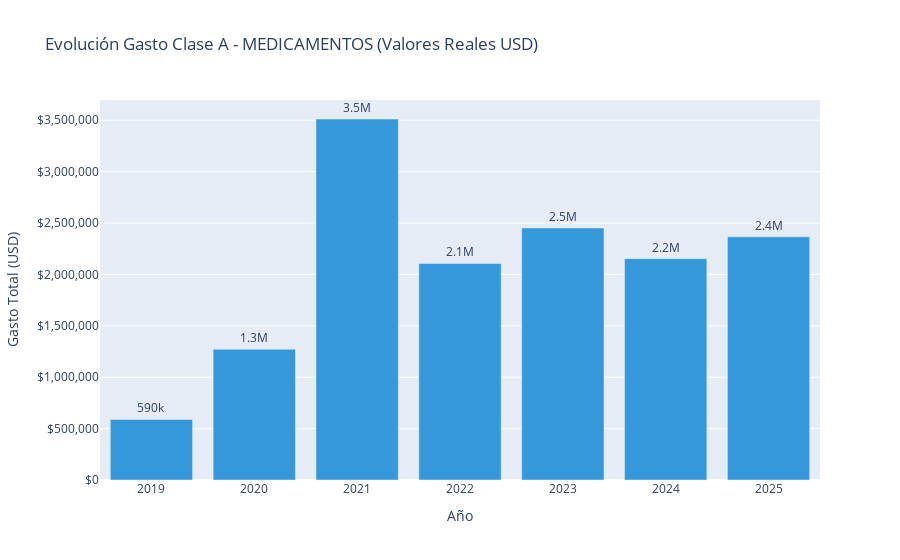
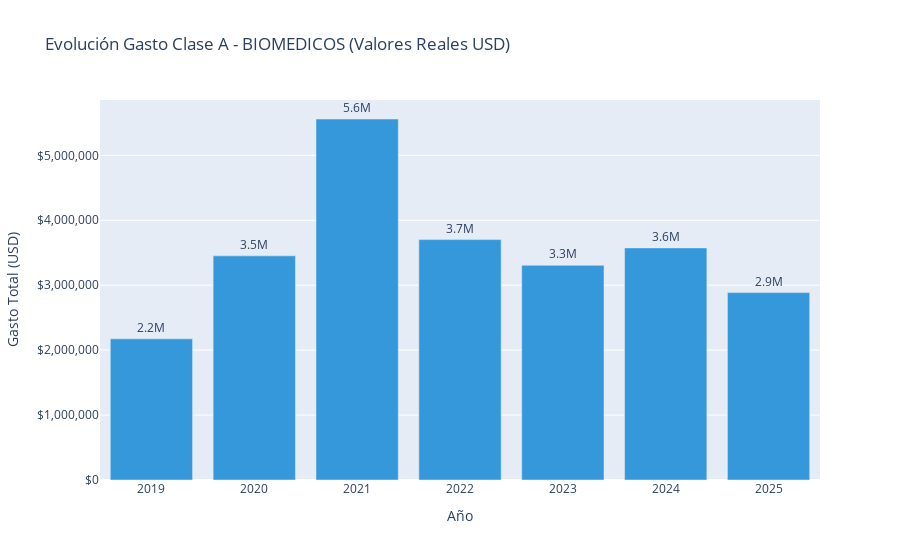
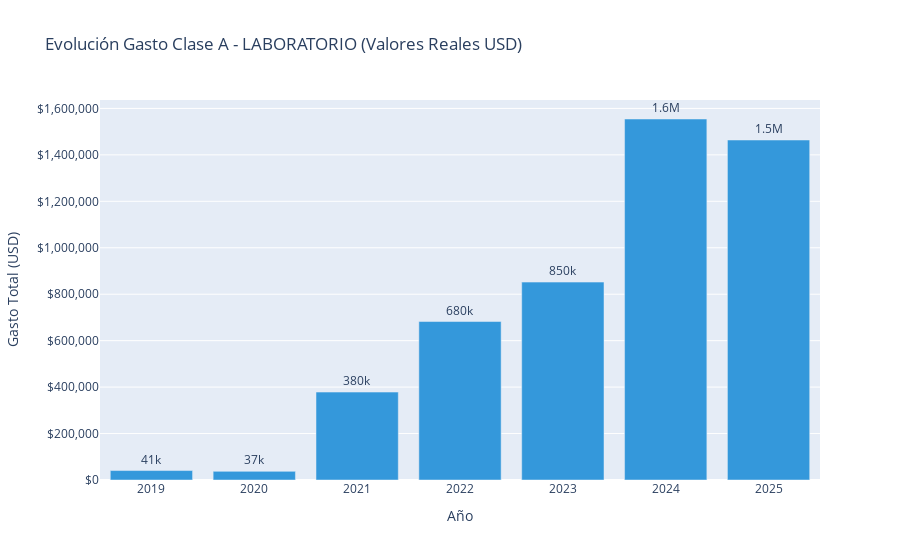
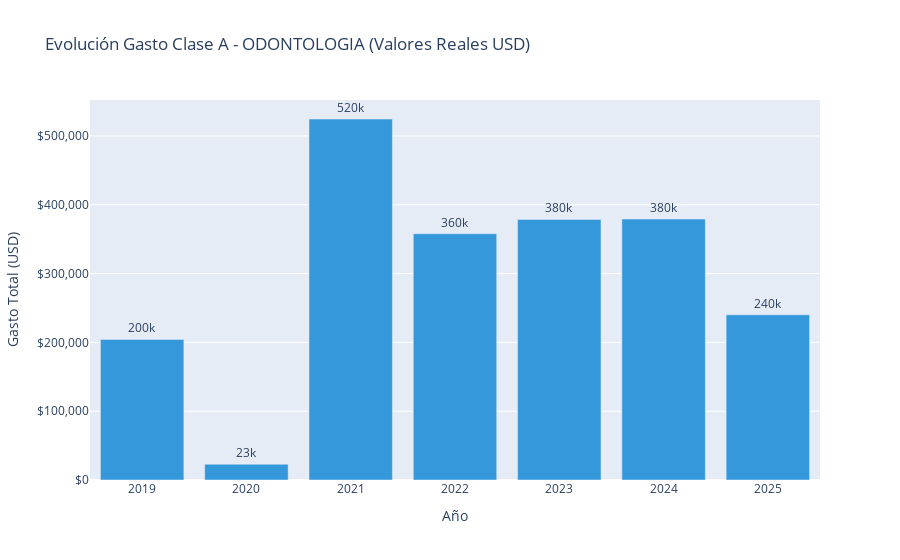

Here is the notebook cell these charts were saved with, in order:
### Markdown cell above
## Criterio de Analisis de Pareto

El Análisis ABC (Pareto) es fundamental para la gestión hospitalaria. Nos permitirá separar lo "trivial" de lo "vital".
* 
Clase A (Vital): Representan el 80% del gasto. Suelen ser pocos ítems (ej: oncológicos, prótesis, antibióticos caros). Requieren control de stock diario y predicción con IA.
* 
Clase B (Importante): Representan el siguiente 15%. Gestión mensual
* .
Clase C (Trivial): Representan el último 5% del dinero, pero suelen ser la mayoría de los ítems (ej: gasas, jeringas baratas). Se pueden pedir en lote y stockear sin riesgo financiero.

### Code cell
import pandas as pd
import numpy as np
import plotly.express as px  # <--- NUEVA LIBRERÍA
from sqlalchemy import create_engine, text

# Configuración visual de Pandas
pd.options.display.float_format = '{:,.2f}'.format

# =============================================================================
# 1. CARGA, DOLARIZACIÓN Y CLASIFICACIÓN
# =============================================================================
print("🚀 Iniciando Análisis ABC + Reporte Evolutivo (Interactivo)...")

# Conexión
DB_USER = 'analista_medhos'
DB_PASS = 'Medhos2025!'
DB_HOST = 'postgres'
DB_NAME = 'medhos_dw'
engine = create_engine(f'postgresql+psycopg2://{DB_USER}:{DB_PASS}@{DB_HOST}:5432/{DB_NAME}')

# Carga
df = pd.read_sql("SELECT * FROM raw_movimientos_siga WHERE tipo_archivo_detectado = 'SALIDA'", engine)
df_dolar = pd.read_sql("SELECT fecha, tipo_cambio_oficial_venta FROM dim_cotizaciones", engine)

# Procesamiento Fechas y Dólar
df['fecha_movimiento'] = pd.to_datetime(df['fecha_movimiento'])
df_dolar['fecha'] = pd.to_datetime(df_dolar['fecha'])
df = df.sort_values('fecha_movimiento')
df_dolar = df_dolar.sort_values('fecha')

df = pd.merge_asof(df, df_dolar, left_on='fecha_movimiento', right_on='fecha', direction='backward')
df['cotizacion_usd'] = df['tipo_cambio_oficial_venta'].ffill().bfill()
df['precio_total_usd'] = df['precio_total'] / df['cotizacion_usd']
df['anio'] = df['fecha_movimiento'].dt.year

# --- SEPARACIÓN DE LABORATORIO (HEURÍSTICA) ---
keywords_laboratorio = [
    'REACTIVO', 'TUBO P/', 'HEMOGRAMA', 'CREATININA', 'GLUCOSA', 
    'VITAMINA', 'CALIBRADOR', 'CONTROL DE CALIDAD', 'SEROLOGIA',
    'ELISA', 'PCR ', 'AGAR ', 'MEDIO DE CULTIVO', 'HEMOSTASIA',
    'BILIRRUBINA', 'UREA', 'COLESTEROL', 'HIV', 'HEPATITIS', 
    'ORINA', 'CITOLOGIA', 'HISTOLOGIA', 'BIOPSIA', 'ANTIGENO'
]

def clasificar_rubro(row):
    cod_dep = str(row['deposito_origen_cod'])
    desc = str(row['descripcion_insumo']).upper()
    if cod_dep == '2311': return 'MEDICAMENTOS'
    if cod_dep == '2015': return 'ODONTOLOGIA'
    if cod_dep == '2678' or cod_dep == '2878':
        if any(k in desc for k in keywords_laboratorio): return 'LABORATORIO'
        else: return 'BIOMEDICOS'
    return 'OTROS'

df['rubro'] = df.apply(clasificar_rubro, axis=1)

print("✅ Datos listos y clasificados por Rubro.")

# =============================================================================
# 2. CÁLCULO ABC (HISTÓRICO)
# =============================================================================
rubros = ['MEDICAMENTOS', 'BIOMEDICOS', 'LABORATORIO', 'ODONTOLOGIA']
resultados_abc = []

for rubro in rubros:
    subset = df[df['rubro'] == rubro]
    if len(subset) == 0: continue
    
    # Agrupamos por insumo (Todo el periodo)
    abc = subset.groupby(['cod_insumo', 'descripcion_insumo'])['precio_total_usd'].sum().reset_index()
    abc = abc.sort_values('precio_total_usd', ascending=False)
    
    total = abc['precio_total_usd'].sum()
    abc['acumulado'] = (abc['precio_total_usd'] / total).cumsum()
    
    # Asignar Clase
    abc['clase'] = abc['acumulado'].apply(lambda x: 'A' if x <= 0.80 else ('B' if x <= 0.95 else 'C'))
    abc['rubro'] = rubro
    resultados_abc.append(abc)

df_abc_final = pd.concat(resultados_abc)

# Guardar en BD
df_abc_final.to_sql('analytics_abc_pareto', engine, if_exists='replace', index=False)
print("💾 Tabla 'analytics_abc_pareto' actualizada en BD.")

# =============================================================================
# 3. REPORTE EVOLUTIVO POR RUBRO (CON PLOTLY)
# =============================================================================
# Unimos la info ABC con los datos originales
df_completo = df.merge(df_abc_final[['cod_insumo', 'clase']], on='cod_insumo', how='left')

for rubro in rubros:
    print(f"\n\n🔵 ==========================================================")
    print(f"🔬 RUBRO: {rubro}")
    print(f"🔵 ==========================================================")
    
    # Filtramos solo items CLASE A (Los críticos)
    data_rubro = df_completo[
        (df_completo['rubro'] == rubro) & 
        (df_completo['clase'] == 'A')
    ]
    
    if len(data_rubro) == 0:
        print("No hay datos.")
        continue

    # --- TABLA PIVOT (Igual que antes, para ver el detalle) ---
    pivot = data_rubro.pivot_table(
        index=['descripcion_insumo'], 
        columns='anio', 
        values='precio_total_usd', 
        aggfunc='sum', 
        fill_value=0
    )
    pivot['TOTAL_HISTORICO'] = pivot.sum(axis=1)
    pivot = pivot.sort_values('TOTAL_HISTORICO', ascending=False)
    
    pivot.columns = [f"{c} (USD)" if c != 'TOTAL_HISTORICO' else c for c in pivot.columns]
    print(f"Top 10 Insumos Críticos (Clase A) - Evolución Anual:")
    display(pivot.head(10).style.format("${:,.0f}"))
    
    # --- GRÁFICO INTERACTIVO CON PLOTLY ---
    # Preparamos los datos para el gráfico
    gasto_anual = data_rubro.groupby('anio')['precio_total_usd'].sum().reset_index()
    
    fig = px.bar(
        gasto_anual, 
        x='anio', 
        y='precio_total_usd',
        title=f'Evolución Gasto Clase A - {rubro} (Valores Reales USD)',
        labels={'precio_total_usd': 'Gasto Total (USD)', 'anio': 'Año'},
        text_auto='.2s', # Formato compacto (M = Millones, k = Miles)
        color_discrete_sequence=['#3498db'] # Un color azul profesional
    )
    
    # Mejoras visuales del gráfico
    fig.update_traces(textfont_size=12, textangle=0, textposition="outside", cliponaxis=False)
    fig.update_layout(
        xaxis=dict(type='category'), # Para mostrar años como categorías (2019, 2020...)
        yaxis=dict(tickformat="$,.0f"), # Formato de eje Y en dólares
        height=400
    )
    
    fig.show()

### Figure 1 — Plotly figure (JSON) as saved in the notebook; plotly's stock layout.template omitted (floating-point values rounded to 4 significant figures)
{"data": [{"cliponaxis": false, "hovertemplate": "Año=%{x}<br>Gasto Total (USD)=%{y}<extra></extra>", "legendgroup": "", "marker": {"color": "#3498db", "pattern": {"shape": ""}}, "name": "", "orientation": "v", "showlegend": false, "textangle": 0, "textfont": {"size": 12}, "textposition": "outside", "texttemplate": "%{y:.2s}", "type": "bar", "x": [2019, 2020, 2021, 2022, 2023, 2024, 2025], "xaxis": "x", "y": [589200.0, 1272000.0, 3512000.0, 2107000.0, 2452000.0, 2153000.0, 2365000.0], "yaxis": "y"}], "layout": {"autosize": true, "barmode": "relative", "legend": {"tracegroupgap": 0}, "title": {"text": "Evolución Gasto Clase A - MEDICAMENTOS (Valores Reales USD)"}, "xaxis": {"anchor": "y", "autorange": true, "domain": [0, 1], "range": [-0.5, 6.5], "title": {"text": "Año"}, "type": "category"}, "yaxis": {"anchor": "x", "autorange": true, "domain": [0, 1], "range": [0, 3697000.0], "tickformat": "$,.0f", "title": {"text": "Gasto Total (USD)"}, "type": "linear"}}}

### Figure 2 — Plotly figure (JSON) as saved in the notebook; plotly's stock layout.template omitted (floating-point values rounded to 4 significant figures)
{"data": [{"cliponaxis": false, "hovertemplate": "Año=%{x}<br>Gasto Total (USD)=%{y}<extra></extra>", "legendgroup": "", "marker": {"color": "#3498db", "pattern": {"shape": ""}}, "name": "", "orientation": "v", "showlegend": false, "textangle": 0, "textfont": {"size": 12}, "textposition": "outside", "texttemplate": "%{y:.2s}", "type": "bar", "x": [2019, 2020, 2021, 2022, 2023, 2024, 2025], "xaxis": "x", "y": [2174000.0, 3452000.0, 5559000.0, 3702000.0, 3306000.0, 3574000.0, 2886000.0], "yaxis": "y"}], "layout": {"autosize": true, "barmode": "relative", "legend": {"tracegroupgap": 0}, "title": {"text": "Evolución Gasto Clase A - BIOMEDICOS (Valores Reales USD)"}, "xaxis": {"anchor": "y", "autorange": true, "domain": [0, 1], "range": [-0.5, 6.5], "title": {"text": "Año"}, "type": "category"}, "yaxis": {"anchor": "x", "autorange": true, "domain": [0, 1], "range": [0, 5852000.0], "tickformat": "$,.0f", "title": {"text": "Gasto Total (USD)"}, "type": "linear"}}}

### Figure 3 — Plotly figure (JSON) as saved in the notebook; plotly's stock layout.template omitted (floating-point values rounded to 4 significant figures)
{"data": [{"cliponaxis": false, "hovertemplate": "Año=%{x}<br>Gasto Total (USD)=%{y}<extra></extra>", "legendgroup": "", "marker": {"color": "#3498db", "pattern": {"shape": ""}}, "name": "", "orientation": "v", "showlegend": false, "textangle": 0, "textfont": {"size": 12}, "textposition": "outside", "texttemplate": "%{y:.2s}", "type": "bar", "x": [2019, 2020, 2021, 2022, 2023, 2024, 2025], "xaxis": "x", "y": [40720.0, 37240.0, 378600.0, 682400.0, 852100.0, 1554000.0, 1464000.0], "yaxis": "y"}], "layout": {"autosize": true, "barmode": "relative", "legend": {"tracegroupgap": 0}, "title": {"text": "Evolución Gasto Clase A - LABORATORIO (Valores Reales USD)"}, "xaxis": {"anchor": "y", "autorange": true, "domain": [0, 1], "range": [-0.5, 6.5], "title": {"text": "Año"}, "type": "category"}, "yaxis": {"anchor": "x", "autorange": true, "domain": [0, 1], "range": [0, 1636000.0], "tickformat": "$,.0f", "title": {"text": "Gasto Total (USD)"}, "type": "linear"}}}

### Figure 4 — Plotly figure (JSON) as saved in the notebook; plotly's stock layout.template omitted (floating-point values rounded to 4 significant figures)
{"data": [{"cliponaxis": false, "hovertemplate": "Año=%{x}<br>Gasto Total (USD)=%{y}<extra></extra>", "legendgroup": "", "marker": {"color": "#3498db", "pattern": {"shape": ""}}, "name": "", "orientation": "v", "showlegend": false, "textangle": 0, "textfont": {"size": 12}, "textposition": "outside", "texttemplate": "%{y:.2s}", "type": "bar", "x": [2019, 2020, 2021, 2022, 2023, 2024, 2025], "xaxis": "x", "y": [204300.0, 22850.0, 524600.0, 358000.0, 378600.0, 379300.0, 240200.0], "yaxis": "y"}], "layout": {"autosize": true, "barmode": "relative", "legend": {"tracegroupgap": 0}, "title": {"text": "Evolución Gasto Clase A - ODONTOLOGIA (Valores Reales USD)"}, "xaxis": {"anchor": "y", "autorange": true, "domain": [0, 1], "range": [-0.5, 6.5], "title": {"text": "Año"}, "type": "category"}, "yaxis": {"anchor": "x", "autorange": true, "domain": [0, 1], "range": [0, 552200.0], "tickformat": "$,.0f", "title": {"text": "Gasto Total (USD)"}, "type": "linear"}}}
